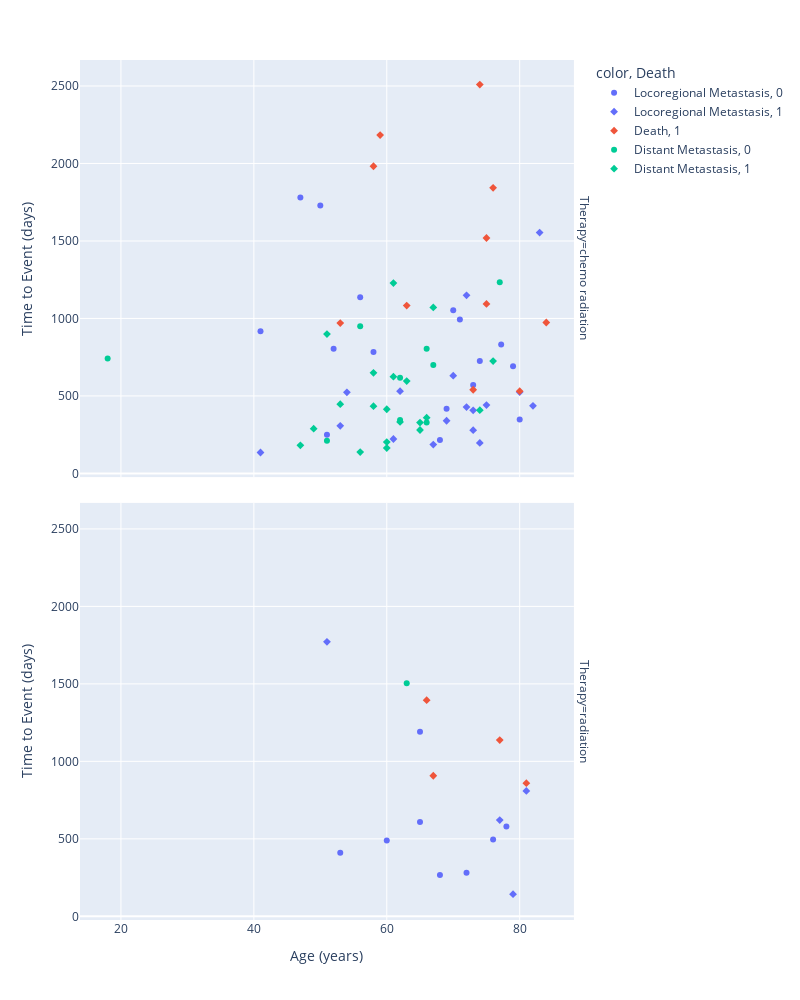

Notebook code cell kept with this figure:
### Code cell
#this chart shows on the x axis, the age of the patient at entry into the study, and on the y axis the number of days
#to LR DM, or Death
df = data_raw[['Age', 'Time – diagnosis to LR (days)', 'Time – diagnosis to DM (days)', 'Time – diagnosis to Death (days)', 'Locoregional', 'Distant', 'Death', 'Therapy', 'Surgery']]
df['event'] = df[['Time – diagnosis to LR (days)','Time – diagnosis to DM (days)','Time – diagnosis to Death (days)']].min(axis=1)
df = df[df['event'].notna()]

def set_color(df):
    if df['Locoregional'] == 1:
        return 'Locoregional Metastasis'
    elif df['Distant'] == 1:
        return 'Distant Metastasis'
    else:
        return "Death"

df = df.assign(color=df.apply(set_color, axis=1))


#color="species", symbol="species"
fig = px.scatter(df, x="Age", y="event", height=1000, width=800, symbol="Death", color='color', facet_row='Therapy', labels={"Age": "Age (years)",
                                                                                                                             "event": "Time to Event (days)"},)
fig.show()

plt.savefig("scatter.png", dpi=100)

### Figure 1 — Plotly figure (JSON) as saved in the notebook; plotly's stock layout.template omitted (floating-point values rounded to 4 significant figures)
{"data": [{"hovertemplate": "color=Locoregional Metastasis<br>Death=0<br>Therapy=chemo radiation<br>Age (years)=%{x}<br>Time to Event (days)=%{y}<extra></extra>", "legendgroup": "Locoregional Metastasis, 0", "marker": {"color": "#636efa", "symbol": "circle"}, "mode": "markers", "name": "Locoregional Metastasis, 0", "orientation": "v", "showlegend": true, "type": "scatter", "x": [79, 41, 56, 52, 47, 50, 80, 69, 74, 58, 70, 51, 68, 73, 71, 77.21], "xaxis": "x2", "y": [692, 918, 1136, 804, 1780, 1729, 348, 418, 726, 783, 1053, 249, 216, 571, 993, 832], "yaxis": "y2"}, {"hovertemplate": "color=Locoregional Metastasis<br>Death=0<br>Therapy=radiation<br>Age (years)=%{x}<br>Time to Event (days)=%{y}<extra></extra>", "legendgroup": "Locoregional Metastasis, 0", "marker": {"color": "#636efa", "symbol": "circle"}, "mode": "markers", "name": "Locoregional Metastasis, 0", "orientation": "v", "showlegend": false, "type": "scatter", "x": [72, 65, 76, 78, 53, 60, 68, 65], "xaxis": "x", "y": [281, 1191, 495, 580, 410, 490, 266, 609], "yaxis": "y"}, {"hovertemplate": "color=Locoregional Metastasis<br>Death=1<br>Therapy=chemo radiation<br>Age (years)=%{x}<br>Time to Event (days)=%{y}<extra></extra>", "legendgroup": "Locoregional Metastasis, 1", "marker": {"color": "#636efa", "symbol": "diamond"}, "mode": "markers", "name": "Locoregional Metastasis, 1", "orientation": "v", "showlegend": true, "type": "scatter", "x": [75, 69, 72, 73, 80, 74, 41, 54, 82, 83, 53, 70, 61, 67, 73, 62, 72], "xaxis": "x2", "y": [441, 340, 1149, 407, 525, 197, 135, 523, 436, 1554, 307, 631, 222, 186, 279, 531, 428], "yaxis": "y2"}, {"hovertemplate": "color=Locoregional Metastasis<br>Death=1<br>Therapy=radiation<br>Age (years)=%{x}<br>Time to Event (days)=%{y}<extra></extra>", "legendgroup": "Locoregional Metastasis, 1", "marker": {"color": "#636efa", "symbol": "diamond"}, "mode": "markers", "name": "Locoregional Metastasis, 1", "orientation": "v", "showlegend": false, "type": "scatter", "x": [51, 81, 79, 77], "xaxis": "x", "y": [1771, 809, 143, 621], "yaxis": "y"}, {"hovertemplate": "color=Death<br>Death=1<br>Therapy=chemo radiation<br>Age (years)=%{x}<br>Time to Event (days)=%{y}<extra></extra>", "legendgroup": "Death, 1", "marker": {"color": "#EF553B", "symbol": "diamond"}, "mode": "markers", "name": "Death, 1", "orientation": "v", "showlegend": true, "type": "scatter", "x": [74, 76, 84, 58, 59, 75, 53, 63, 75, 73, 80], "xaxis": "x2", "y": [2509, 1843, 974, 1982, 2183, 1519, 970, 1083, 1094, 540, 531], "yaxis": "y2"}, {"hovertemplate": "color=Death<br>Death=1<br>Therapy=radiation<br>Age (years)=%{x}<br>Time to Event (days)=%{y}<extra></extra>", "legendgroup": "Death, 1", "marker": {"color": "#EF553B", "symbol": "diamond"}, "mode": "markers", "name": "Death, 1", "orientation": "v", "showlegend": false, "type": "scatter", "x": [67, 77, 81, 66], "xaxis": "x", "y": [907, 1137, 859, 1395], "yaxis": "y"}, {"hovertemplate": "color=Distant Metastasis<br>Death=0<br>Therapy=chemo radiation<br>Age (years)=%{x}<br>Time to Event (days)=%{y}<extra></extra>", "legendgroup": "Distant Metastasis, 0", "marker": {"color": "#00cc96", "symbol": "circle"}, "mode": "markers", "name": "Distant Metastasis, 0", "orientation": "v", "showlegend": true, "type": "scatter", "x": [18, 66, 51, 67, 66, 56, 62, 62, 77], "xaxis": "x2", "y": [741, 805, 211, 699, 329, 949, 345, 618, 1233], "yaxis": "y2"}, {"hovertemplate": "color=Distant Metastasis<br>Death=0<br>Therapy=radiation<br>Age (years)=%{x}<br>Time to Event (days)=%{y}<extra></extra>", "legendgroup": "Distant Metastasis, 0", "marker": {"color": "#00cc96", "symbol": "circle"}, "mode": "markers", "name": "Distant Metastasis, 0", "orientation": "v", "showlegend": false, "type": "scatter", "x": [63], "xaxis": "x", "y": [1504], "yaxis": "y"}, {"hovertemplate": "color=Distant Metastasis<br>Death=1<br>Therapy=chemo radiation<br>Age (years)=%{x}<br>Time to Event (days)=%{y}<extra></extra>", "legendgroup": "Distant Metastasis, 1", "marker": {"color": "#00cc96", "symbol": "diamond"}, "mode": "markers", "name": "Distant Metastasis, 1", "orientation": "v", "showlegend": true, "type": "scatter", "x": [62, 60, 61, 60, 47, 74, 65, 58, 65, 51, 66, 53, 56, 67, 76, 63, 60, 58, 49, 61], "xaxis": "x2", "y": [332, 164, 1228, 414, 181, 408, 280, 649, 328, 899, 360, 447, 138, 1071, 725, 596, 202, 434, 289, 624], "yaxis": "y2"}], "layout": {"annotations": [{"font": {}, "showarrow": false, "text": "Therapy=radiation", "textangle": 90, "x": 0.98, "xanchor": "left", "xref": "paper", "y": 0.2425, "yanchor": "middle", "yref": "paper"}, {"font": {}, "showarrow": false, "text": "Therapy=chemo radiation", "textangle": 90, "x": 0.98, "xanchor": "left", "xref": "paper", "y": 0.7575, "yanchor": "middle", "yref": "paper"}], "height": 1000, "legend": {"title": {"text": "color, Death"}, "tracegroupgap": 0}, "margin": {"t": 60}, "width": 800, "xaxis": {"anchor": "y", "autorange": true, "domain": [0, 0.98], "range": [13.69, 88.31], "title": {"text": "Age (years)"}, "type": "linear"}, "xaxis2": {"anchor": "y2", "autorange": true, "domain": [0, 0.98], "matches": "x", "range": [13.69, 88.31], "showticklabels": false, "type": "linear"}, "yaxis": {"anchor": "x", "autorange": true, "domain": [0, 0.485], "range": [-23.78, 2668.0], "title": {"text": "Time to Event (days)"}, "type": "linear"}, "yaxis2": {"anchor": "x2", "autorange": true, "domain": [0.515, 1], "matches": "y", "range": [-23.78, 2668.0], "title": {"text": "Time to Event (days)"}, "type": "linear"}}}
